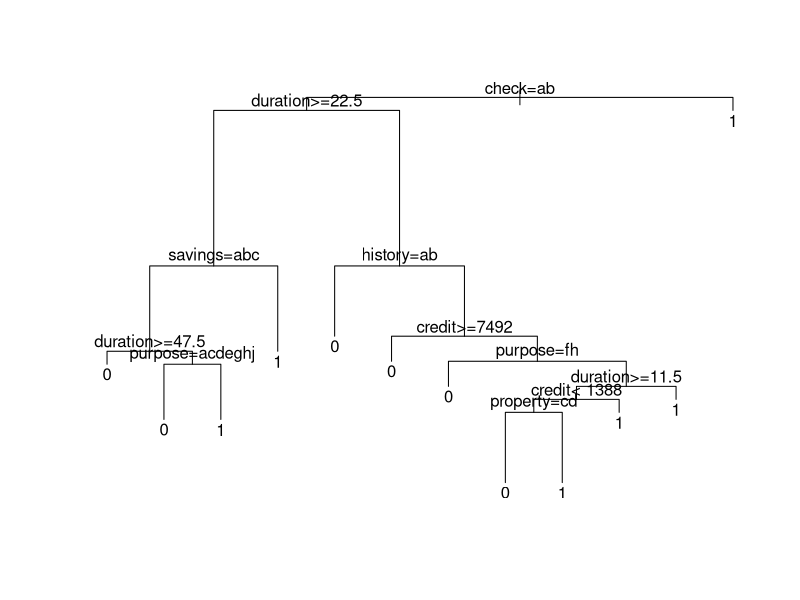
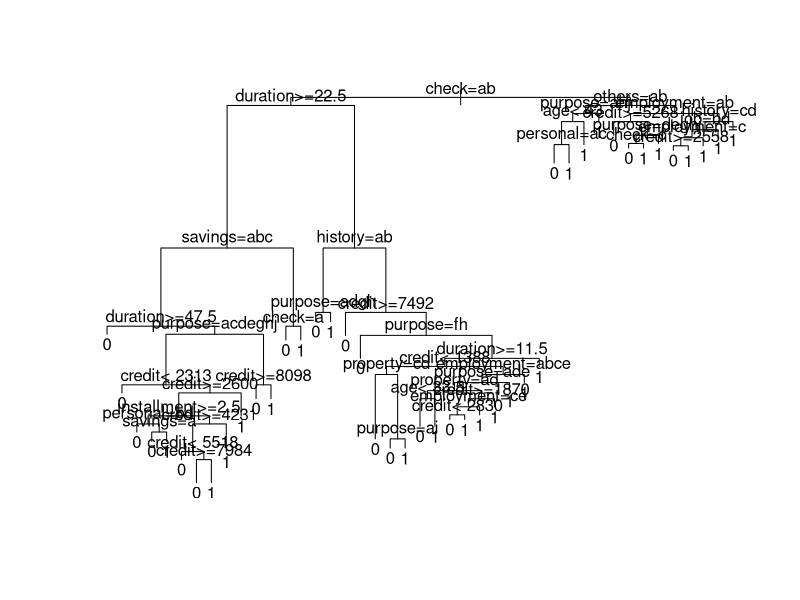
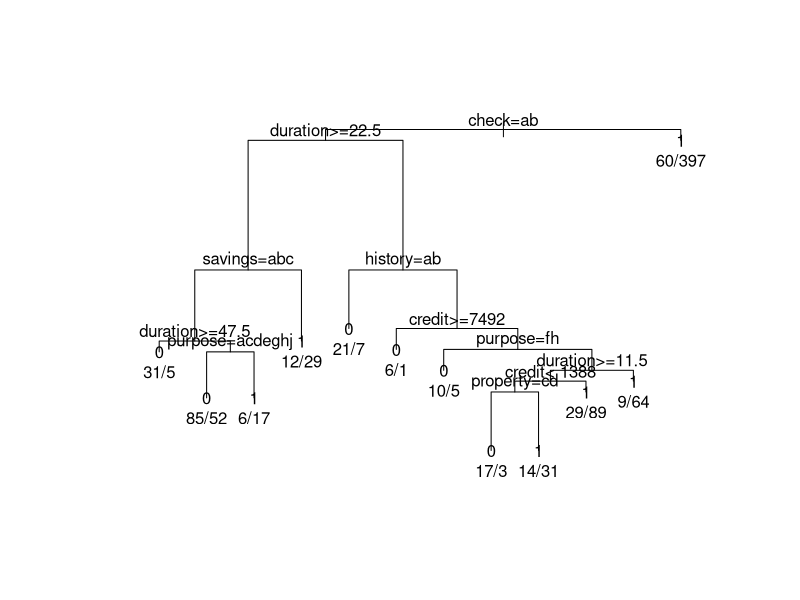
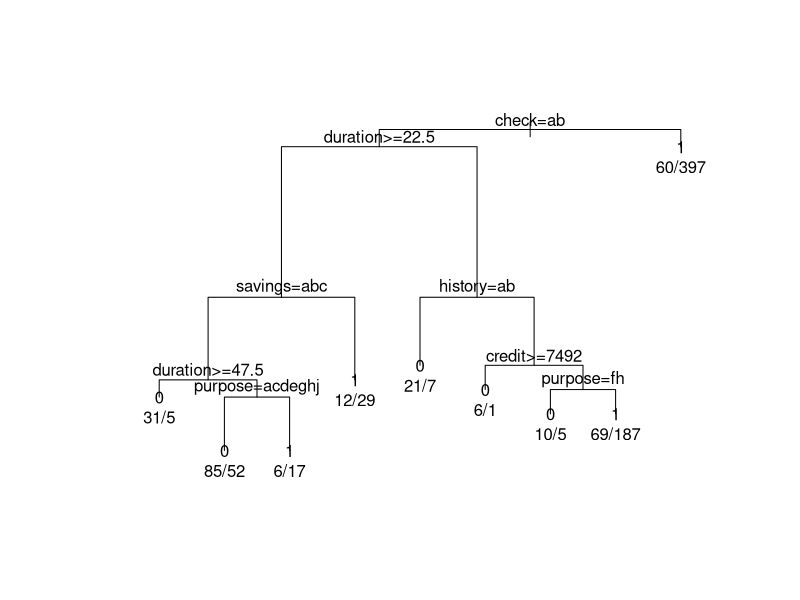
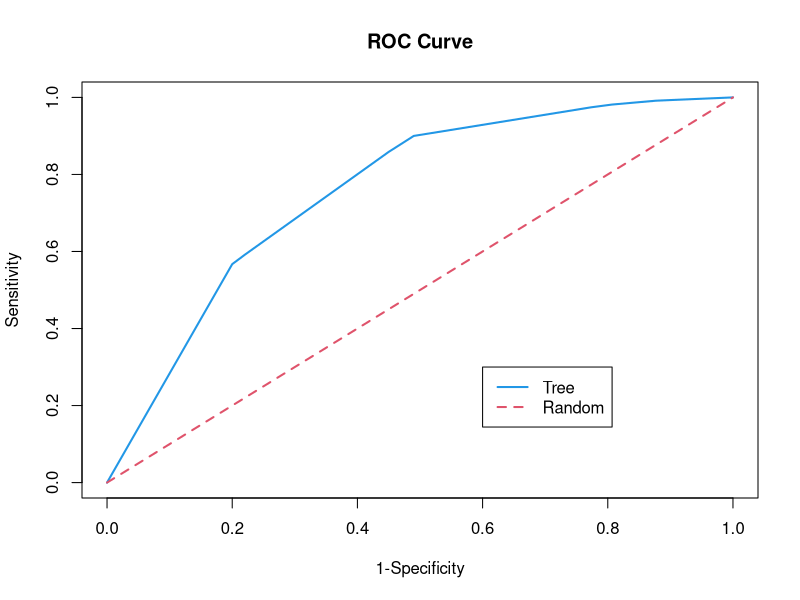
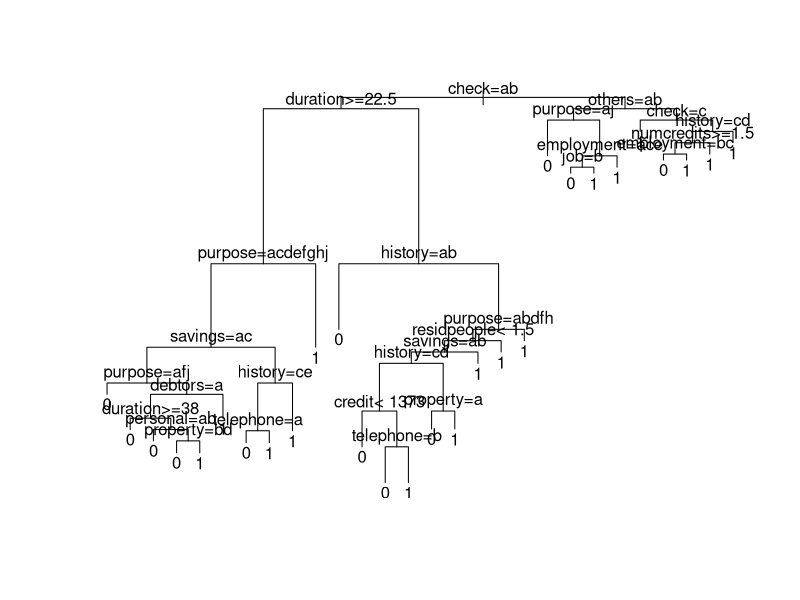
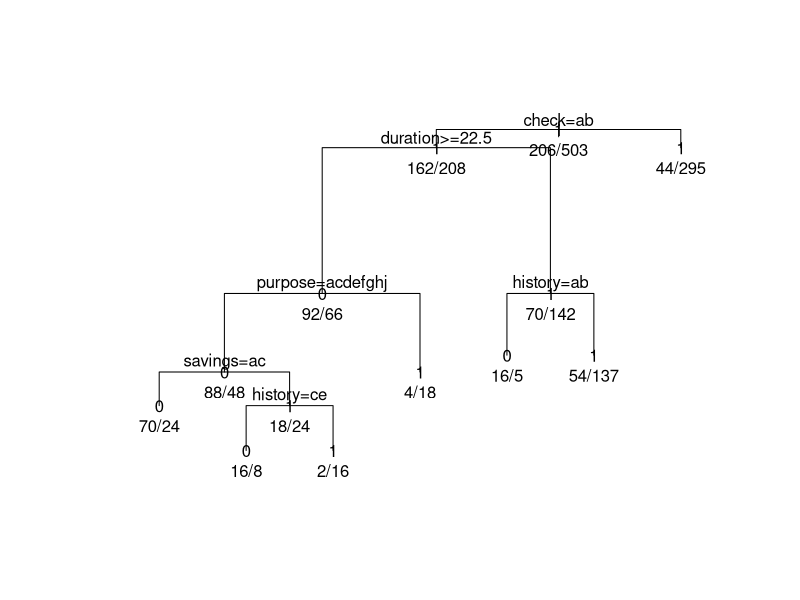
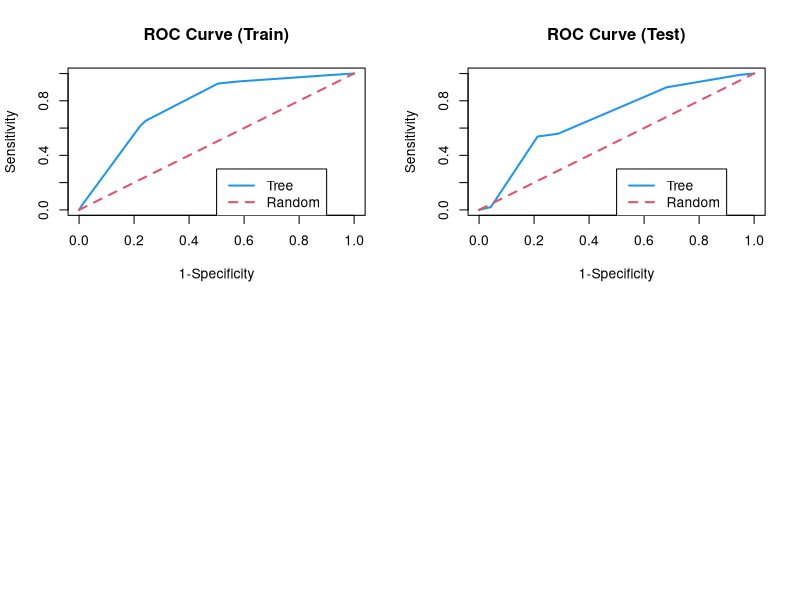

Write the R code that produced these figures, in order.
###############################################
#                        
# Lab: Decision Trees with German Credit Data 
#
###############################################

## Calling packages

library(rpart) #install.packages("rpart")


## Data reading

german = read.table("germandata.txt",header=T) 
german$y = ifelse(german$y=="good", 1, 0)
german$y = factor(german$y)

sum(is.na(german))

#german = na.omit(german) #can remove the cases with missing values if any


## Growing a tree

set.seed(1)
fit = rpart(y ~., data=german, method="class") #cp=0.01 (default), 
#NOTE: parms=list(split='gini') is the default, parms=list(split='information') is optional

fit
summary(fit)
plot(fit);  text(fit)


fit2 = rpart(y ~., data=german, method="class", 
             control = rpart.control(xval=10, cp=0)) #cp=0 (maximal tree)
fit2
summary(fit2)
plot(fit2);  text(fit2)


## Pruning the tree and selecting the tree with min error

tmp = printcp(fit2)
k = which.min(tmp[,"xerror"])
cp.tmp = tmp[k,"CP"]
fit.pruned = prune(fit2, cp=cp.tmp)
plot(fit.pruned, margin = 0.1);text(fit.pruned, use.n=TRUE)


## Alternatively, Pruning the tree and selecting the smallest tree within min error + 1 se)

tmp = printcp(fit2)
k = which.min(tmp[,"xerror"])
err = tmp[k,"xerror"]; se = tmp[k,"xstd"]; k = which(tmp[,"xerror"] <= err+se)[1]
cp.tmp = tmp[k,"CP"]
fit.pruned = prune(fit2, cp=cp.tmp)
plot(fit.pruned, margin = 0.1);text(fit.pruned, use.n=TRUE)


## Predicting

cutoff = 0.5
pred = predict(fit.pruned, newdata=german, type="prob") #prediction
yhat = ifelse(pred[,2] > cutoff, 1, 0)
ctable = table(german$y, yhat, dnn=c("Actual", "Predicted")); ctable #classification table


## Evaluating

miss.err = 1-sum(diag(ctable))/sum(ctable); miss.err # Misclassification Rate
pred.acc = 1 - miss.err; pred.acc #Prediction Accuracy
diag(ctable)[2]/apply(ctable, 1, sum)[2] # Sensitivity
diag(ctable)[1]/apply(ctable, 1, sum)[1] # Specificity


## ROC and AUC

library(ROCR) #install.packages("ROCR")

pred2 = predict(fit.pruned, newdata=german, type="prob") #prediction
pred = prediction(pred2[,2], german$y)
perf = performance(pred, "tpr","fpr")

plot(perf, col = 4, lwd = 2, xlab = "1-Specificity", ylab = "Sensitivity", main = "ROC Curve") #ROC
lines(x = c(0,1), y = c(0,1), col = 2, lty = 2, lwd = 2)
legend(0.6, 0.3, legend = c("Tree","Random"), col = c(4,2), lty = c(1,2), lwd = 2)

performance(pred, "auc")@y.values #AUC





###########################################
# Computing the test error by paritioning


## Data Partitioning 

set.seed(12)
V = 2
n =  NROW(german)
id = sample(1:V, n, prob = c(0.7,0.3), replace = T) # Partitioning 7:3
ii = which(id==1)
german.train = german[ii,]
german.test  = german[-ii,]


## Growing a tree

fit = rpart(y ~., data=german.train, method="class", control = rpart.control(xval=10, cp=0))
fit
summary(fit)
plot(fit);  text(fit)


## Pruning

tmp = printcp(fit)
k = which.min(tmp[,"xerror"])
cp.tmp = tmp[k,"CP"]
fit.pruned = prune(fit, cp=cp.tmp)
plot(fit.pruned, margin = 0.1);text(fit.pruned, use.n=TRUE, all = T)


## Predicting and Evaluating

cutoff = 0.5
pred = predict(fit.pruned, newdata=german.test, type="prob") #prediction
yhat = ifelse(pred[,2] > cutoff, 1, 0)
ctable = table(german.test$y, yhat, dnn=c("Actual", "Predicted")); ctable #classification table


miss.err = 1-sum(diag(ctable))/sum(ctable); miss.err # Misclassification Rate
pred.acc = 1 - miss.err; pred.acc #Prediction Accuracy
diag(ctable)[2]/apply(ctable, 1, sum)[2] # Sensitivity
diag(ctable)[1]/apply(ctable, 1, sum)[1] # Specificity


## ROC and AUC

library(ROCR)
par(mfrow = c(2,2))

pred2 = predict(fit.pruned, newdata=german.train, type="prob") #prediction
pred = prediction(pred2[,2], german.train$y)
perf = performance(pred, "tpr","fpr")

plot(perf, col = 4, lwd = 2, xlab = "1-Specificity", ylab = "Sensitivity", main = "ROC Curve (Train)") #ROC
lines(x = c(0,1), y = c(0,1), col = 2, lty = 2, lwd = 2)
legend(0.5, 0.3, legend = c("Tree","Random"), col = c(4,2), lty = c(1,2), lwd = 2)

performance(pred, "auc")@y.values #AUC


pred2 = predict(fit.pruned, newdata=german.test, type="prob") #prediction
pred = prediction(pred2[,2], german.test$y)
perf = performance(pred, "tpr","fpr")

plot(perf, col = 4, lwd = 2, xlab = "1-Specificity", ylab = "Sensitivity", main = "ROC Curve (Test)") #ROC
lines(x = c(0,1), y = c(0,1), col = 2, lty = 2, lwd = 2)
legend(0.5, 0.3, legend = c("Tree","Random"), col = c(4,2), lty = c(1,2), lwd = 2)

performance(pred, "auc")@y.values #AUC





##########################
# Computing the CV error


V = 10 #V-fold CV
miss.err.train = 0
miss.err.test = 0
cutoff = 0.5

set.seed(123)
id = sample(1:V, nrow(german), replace = T)

for(i in 1:V) {
 
  print(i)
  
  ## Data Partitioning 

  german.train = german[id != i,] 
  german.test  = german[id == i,] 
  
  ## Growing

  fit = rpart(y ~., data=german.train, method="class", 
              control = rpart.control(xval=10, cp=0)) #maximal tree
  
  ## Pruning

  tmp = printcp(fit)
  k = which.min(tmp[,"xerror"])
  cp.tmp = tmp[k,"CP"]
  fit.pruned = prune(fit, cp=cp.tmp) #tree with min CV error
  
  ## Predicting and Evaluating

  pred = predict(fit.pruned, newdata=german.test, type="prob") #prediction for test data
  yhat = ifelse(pred[,2] > cutoff, 1, 0)
  miss.err.test = miss.err.test + mean(german.test$y != yhat) 
  
}

cv.err.test = miss.err.test/V; cv.err.test # CV test error



### END
